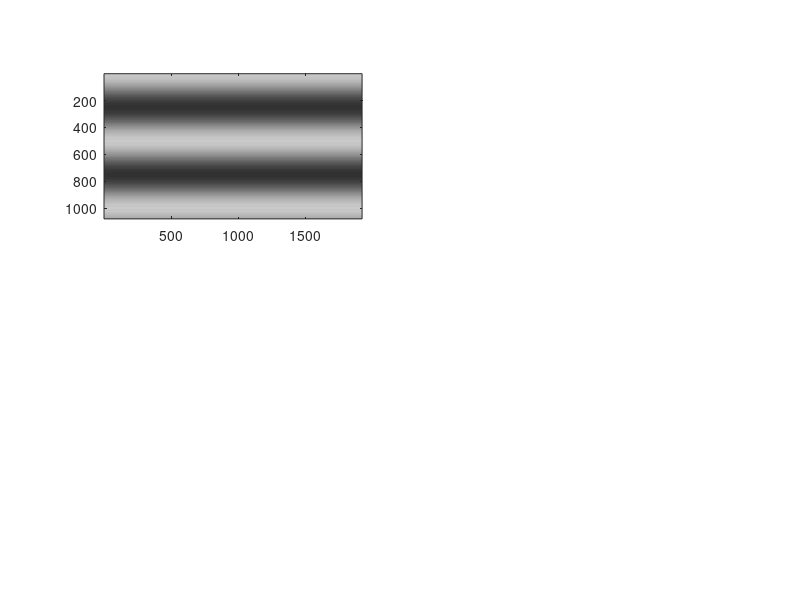

Recreate this plot in MATLAB. (Note: this script raises an error after producing the figure.)
rows = 1080;
columns = 1920;
amplitude = 150; % Brightness difference from peak to valley.
offset = 50; % Darkest it will be.
period = 500;
% Create column vector.
y = (1 : rows)';
cosVector = uint8(amplitude * (1 + cos(2 * pi * y / period)) / 2 + offset);
% Replicate it to turn it into a 2-D image.
horizontalBandsImage = repmat(cosVector, [1, columns]);
subplot(2, 2, 1);
imshow(horizontalBandsImage);
axis('on', 'image');
impixelinfo;
% Create column vector.
x = 1 : columns;
cosVector = uint8(amplitude * (1 + cos(2 * pi * x / period)) / 2 + offset);
% Replicate it to turn it into a 2-D image.
verticalBandsImage = repmat(cosVector, [rows, 1]);
subplot(2, 2, 2);
imshow(verticalBandsImage);
axis('on', 'image');
impixelinfo;
subplot(2, 2, 3:4);
histogram(verticalBandsImage, 0:255);
grid on;
title('Histogram', 'FontSize', 15);